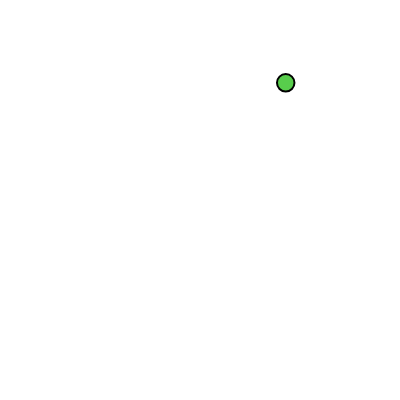
Frame 1 (no input)
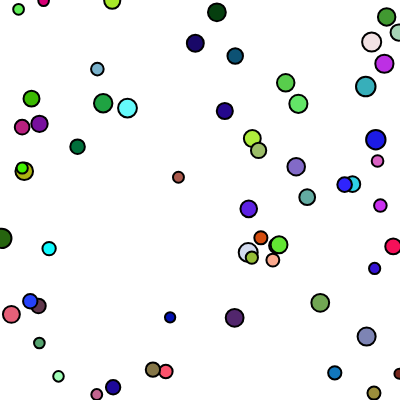
Frame 60 (no input)
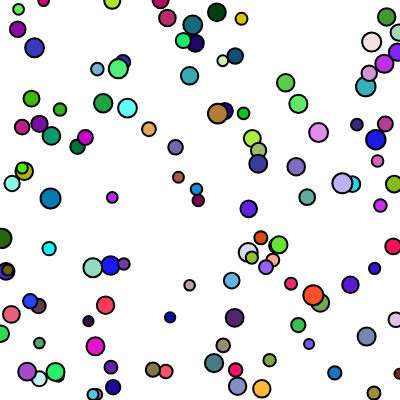
Frame 120 (the mouse pressed at the canvas centre since frame 60)

The p5.js sketch that drew these frames (run headless with seeded random() and noise() and a simulated clock; from frame 60 on, the mouse is pressed at the canvas centre):

// p5.js sketch
// ── sketch.js
let shapes;

function setup() {
  createCanvas(400, 400);
  shapes = 0;
}

function draw() {
  strokeWeight(2);
  if(shapes < 10000) drawShape(createShape())
}

function createShape(){
  let x = random(400);
  let y = random(400); 
  let d = random(10, 20);
  let c = { r: random(255), g: random(255), b: random(255)}
  return { x, y, d, c };
}

function drawShape(shape){
  fill(shape.c.r, shape.c.g, shape.c.b);
  circle(shape.x, shape.y, shape.d);
  shapes++;
}
